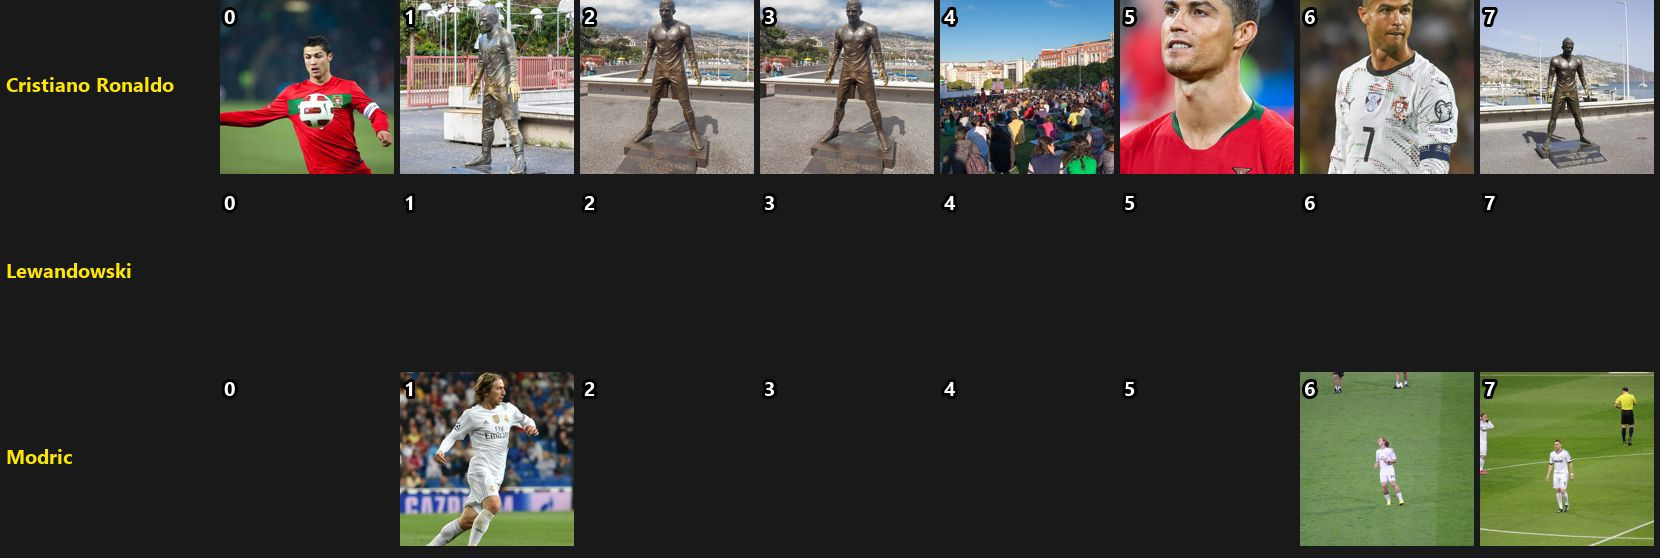

Generate this figure with Python:
"""Mostra até 8 fotos candidatas do Commons por comida, para escolher olhando.

Uso: py -3 candidatas.py busca.json      -> gera candidatas.jpg + candidatas.json
     py -3 candidatas.py --pegar escolhas_fotos.json   ({"Nome": índice}) baixa as escolhidas
busca.json = {"Nome": "termo de busca", ...}
"""
import io, json, os, sys, time, urllib.parse, urllib.request
from PIL import Image, ImageDraw, ImageFont, ImageOps
from fotos import UA, OK_LIC, RUIM, clean, fetch, slug

HERE = os.path.dirname(os.path.abspath(__file__))
N = 8


def candidatas(q):
    url = "https://commons.wikimedia.org/w/api.php?" + urllib.parse.urlencode({
        "action": "query", "format": "json", "generator": "search", "gsrsearch": f"{q} filetype:bitmap",
        "gsrnamespace": 6, "gsrlimit": 40, "prop": "imageinfo", "iiprop": "url|size|extmetadata",
        "iiurlwidth": 1000})
    d = json.load(fetch(urllib.request.Request(url, headers={"User-Agent": UA}), 30))
    out = []
    for p in sorted(d.get("query", {}).get("pages", {}).values(), key=lambda p: p.get("index", 99)):
        ii = p["imageinfo"][0]
        m = ii.get("extmetadata", {})
        lic = clean(m.get("LicenseShortName", {}).get("value"))
        w, h = ii["width"], ii["height"]
        t = p["title"]
        if not lic.startswith(OK_LIC) or "NC" in lic or "ND" in lic:
            continue
        if any(k in t.lower() for k in RUIM) or t.lower().endswith((".png", ".gif", ".svg", ".tif", ".tiff")):
            continue
        if w < 500 or not (0.5 <= w / h <= 1.6):
            continue
        out.append({"url": ii.get("thumburl") or ii["url"], "title": t.replace("File:", ""), "lic": lic,
                    "artist": clean(m.get("Artist", {}).get("value"))[:80] or "autor desconhecido"})
        if len(out) == N:
            break
    return out


def main():
    f = ImageFont.truetype("C:/Windows/Fonts/segoeuib.ttf", 20)
    if sys.argv[1] == "--pegar":
        cand = json.load(open(os.path.join(HERE, "candidatas.json"), encoding="utf-8"))
        cred = json.load(open(os.path.join(HERE, "creditos.json"), encoding="utf-8"))
        for nome, i in json.load(open(sys.argv[2], encoding="utf-8")).items():
            r = cand[nome][i]
            data = fetch(urllib.request.Request(r["url"], headers={"User-Agent": UA}), 60).read()
            open(os.path.join(HERE, "fotos", slug(nome) + ".jpg"), "wb").write(data)
            cred[nome] = {k: r[k] for k in ("title", "lic", "artist")}
            print("ok", nome, "-", r["title"][:60], flush=True)
        json.dump(cred, open(os.path.join(HERE, "creditos.json"), "w", encoding="utf-8"), ensure_ascii=False, indent=1)
        return
    busca = json.load(open(sys.argv[1], encoding="utf-8"))
    cand, S = {}, 180
    img = Image.new("RGB", (220 + N * S, len(busca) * (S + 6)), (25, 25, 25))
    d = ImageDraw.Draw(img)
    for r, (nome, q) in enumerate(busca.items()):
        cand[nome] = candidatas(q)
        y = r * (S + 6)
        d.text((6, y + 70), nome, font=f, fill=(255, 230, 0))
        for i, c in enumerate(cand[nome]):
            try:
                th = c["url"].replace("/1000px-", "/330px-")
                time.sleep(1.2)
                im = Image.open(io.BytesIO(urllib.request.urlopen(urllib.request.Request(th, headers={"User-Agent": UA}), timeout=20).read()))
                img.paste(ImageOps.fit(im.convert("RGB"), (S - 6, S - 6)), (220 + i * S, y))
            except Exception as ex:
                print('  miniatura falhou', i, ex, flush=True)
            d.text((224 + i * S, y + 2), str(i), font=f, fill=(255, 255, 255), stroke_width=3, stroke_fill=(0, 0, 0))
        print(nome, len(cand[nome]), flush=True)
    json.dump(cand, open(os.path.join(HERE, "candidatas.json"), "w", encoding="utf-8"), ensure_ascii=False, indent=1)
    img.save(os.path.join(HERE, "candidatas.jpg"), quality=80)


if __name__ == "__main__":
    main()
